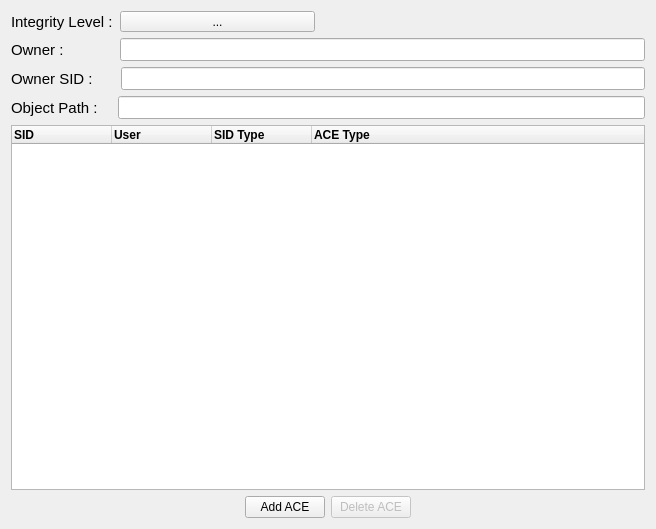
<?xml version="1.0" encoding="UTF-8"?>
<ui version="4.0">
 <class>SObject</class>
 <widget class="QWidget" name="SObject">
  <property name="geometry">
   <rect>
    <x>0</x>
    <y>0</y>
    <width>656</width>
    <height>529</height>
   </rect>
  </property>
  <property name="windowTitle">
   <string>Object Information</string>
  </property>
  <layout class="QVBoxLayout" name="verticalLayout_3">
   <item>
    <layout class="QVBoxLayout" name="verticalLayout">
     <item>
      <layout class="QHBoxLayout" name="horizontalLayout_4">
       <item>
        <widget class="QLabel" name="integrity_label">
         <property name="font">
          <font>
           <pointsize>11</pointsize>
          </font>
         </property>
         <property name="text">
          <string>Integrity Level :</string>
         </property>
        </widget>
       </item>
       <item>
        <spacer name="horizontalSpacer_4">
         <property name="orientation">
          <enum>Qt::Horizontal</enum>
         </property>
         <property name="sizeType">
          <enum>QSizePolicy::Fixed</enum>
         </property>
         <property name="sizeHint" stdset="0">
          <size>
           <width>1</width>
           <height>20</height>
          </size>
         </property>
        </spacer>
       </item>
       <item>
        <widget class="QToolButton" name="integrity_tbutton">
         <property name="minimumSize">
          <size>
           <width>195</width>
           <height>0</height>
          </size>
         </property>
         <property name="text">
          <string>...</string>
         </property>
        </widget>
       </item>
       <item>
        <spacer name="horizontalSpacer_3">
         <property name="orientation">
          <enum>Qt::Horizontal</enum>
         </property>
         <property name="sizeHint" stdset="0">
          <size>
           <width>40</width>
           <height>20</height>
          </size>
         </property>
        </spacer>
       </item>
      </layout>
     </item>
     <item>
      <layout class="QHBoxLayout" name="horizontalLayout_3">
       <item>
        <widget class="QLabel" name="owner_label">
         <property name="font">
          <font>
           <pointsize>11</pointsize>
          </font>
         </property>
         <property name="text">
          <string>Owner :</string>
         </property>
        </widget>
       </item>
       <item>
        <spacer name="horizontalSpacer">
         <property name="orientation">
          <enum>Qt::Horizontal</enum>
         </property>
         <property name="sizeType">
          <enum>QSizePolicy::Fixed</enum>
         </property>
         <property name="sizeHint" stdset="0">
          <size>
           <width>50</width>
           <height>20</height>
          </size>
         </property>
        </spacer>
       </item>
       <item>
        <widget class="QLineEdit" name="owner">
         <property name="font">
          <font>
           <pointsize>10</pointsize>
          </font>
         </property>
         <property name="readOnly">
          <bool>false</bool>
         </property>
        </widget>
       </item>
      </layout>
     </item>
     <item>
      <layout class="QHBoxLayout" name="horizontalLayout_5">
       <item>
        <widget class="QLabel" name="ownerSid_label">
         <property name="font">
          <font>
           <pointsize>11</pointsize>
          </font>
         </property>
         <property name="text">
          <string>Owner SID :</string>
         </property>
        </widget>
       </item>
       <item>
        <spacer name="horizontalSpacer_5">
         <property name="orientation">
          <enum>Qt::Horizontal</enum>
         </property>
         <property name="sizeType">
          <enum>QSizePolicy::Fixed</enum>
         </property>
         <property name="sizeHint" stdset="0">
          <size>
           <width>22</width>
           <height>20</height>
          </size>
         </property>
        </spacer>
       </item>
       <item>
        <widget class="QLineEdit" name="ownerSid">
         <property name="font">
          <font>
           <pointsize>10</pointsize>
          </font>
         </property>
         <property name="readOnly">
          <bool>true</bool>
         </property>
        </widget>
       </item>
      </layout>
     </item>
     <item>
      <layout class="QHBoxLayout" name="horizontalLayout_2">
       <item>
        <widget class="QLabel" name="object_label">
         <property name="font">
          <font>
           <pointsize>11</pointsize>
          </font>
         </property>
         <property name="text">
          <string>Object Path : </string>
         </property>
        </widget>
       </item>
       <item>
        <spacer name="horizontalSpacer_2">
         <property name="orientation">
          <enum>Qt::Horizontal</enum>
         </property>
         <property name="sizeType">
          <enum>QSizePolicy::Fixed</enum>
         </property>
         <property name="sizeHint" stdset="0">
          <size>
           <width>10</width>
           <height>20</height>
          </size>
         </property>
        </spacer>
       </item>
       <item>
        <widget class="QLineEdit" name="object_path">
         <property name="enabled">
          <bool>true</bool>
         </property>
         <property name="font">
          <font>
           <pointsize>10</pointsize>
          </font>
         </property>
         <property name="readOnly">
          <bool>true</bool>
         </property>
        </widget>
       </item>
      </layout>
     </item>
     <item>
      <layout class="QVBoxLayout" name="verticalLayout_2">
       <item>
        <widget class="QTreeWidget" name="AclTreeWidget">
         <column>
          <property name="text">
           <string>SID</string>
          </property>
          <property name="font">
           <font>
            <weight>75</weight>
            <bold>true</bold>
           </font>
          </property>
         </column>
         <column>
          <property name="text">
           <string>User</string>
          </property>
          <property name="font">
           <font>
            <weight>75</weight>
            <bold>true</bold>
           </font>
          </property>
         </column>
         <column>
          <property name="text">
           <string>SID Type</string>
          </property>
          <property name="font">
           <font>
            <weight>75</weight>
            <bold>true</bold>
           </font>
          </property>
         </column>
         <column>
          <property name="text">
           <string>ACE Type</string>
          </property>
          <property name="font">
           <font>
            <weight>75</weight>
            <bold>true</bold>
           </font>
          </property>
         </column>
        </widget>
       </item>
      </layout>
     </item>
     <item>
      <layout class="QHBoxLayout" name="horizontalLayout">
       <item>
        <spacer name="horizontalSpacer_6">
         <property name="orientation">
          <enum>Qt::Horizontal</enum>
         </property>
         <property name="sizeHint" stdset="0">
          <size>
           <width>40</width>
           <height>20</height>
          </size>
         </property>
        </spacer>
       </item>
       <item>
        <widget class="QPushButton" name="AddACEButton">
         <property name="text">
          <string>Add ACE</string>
         </property>
        </widget>
       </item>
       <item>
        <widget class="QPushButton" name="DeleteACE_Button">
         <property name="enabled">
          <bool>false</bool>
         </property>
         <property name="text">
          <string>Delete ACE</string>
         </property>
        </widget>
       </item>
       <item>
        <spacer name="horizontalSpacer_7">
         <property name="orientation">
          <enum>Qt::Horizontal</enum>
         </property>
         <property name="sizeHint" stdset="0">
          <size>
           <width>40</width>
           <height>20</height>
          </size>
         </property>
        </spacer>
       </item>
      </layout>
     </item>
    </layout>
   </item>
  </layout>
 </widget>
 <resources/>
 <connections/>
</ui>
